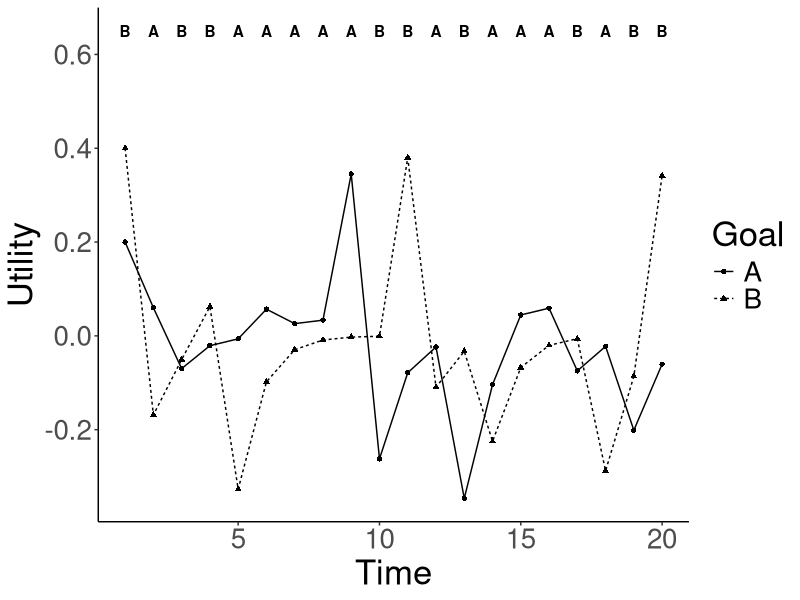
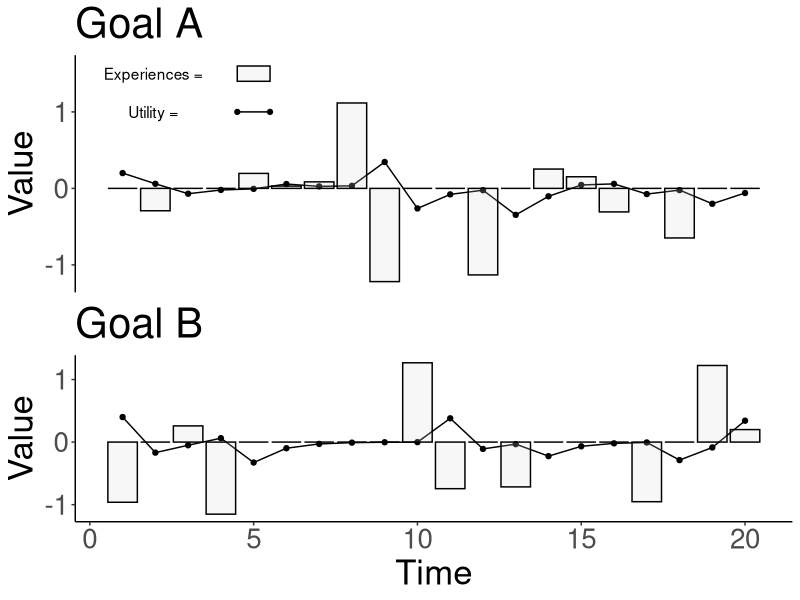

The R script that drew these images, in order:

# . -----------------------------------------------------------------------


# . -----------------------------------------------------------------------


# . -----------------------------------------------------------------------


# The Comp Model ----------------------------------------------------------

set.seed(3)


experience <- function(){
  
  value <- rnorm(1,0,1)
  return(value)
  
}

time <- 20
b0 <- 0.3
b1 <- 0.3
utility_a_start <- 0.2
utility_b_start <- 0.4


df_matrix <- matrix(, ncol = 8, nrow = time)
counter <- 0

for(i in 1:time){
  counter <- counter + 1
  
  
  
  
  
  
  # first time point --------------------------------------------------------
  
  
  if(i == 1){
    
    # time
    df_matrix[counter, 1] <- i
    # utility for goal A
    df_matrix[counter, 2] <- utility_a_start
    # utility for goal B
    df_matrix[counter, 3] <- utility_b_start
    # likelihood for goal A
    df_matrix[counter, 4] <- 1 / 1 + exp(df_matrix[counter, 2])
    likelihood_a <- df_matrix[counter, 4]
    # likelihood for goal B
    df_matrix[counter, 5] <- 1 / 1 + exp(df_matrix[counter, 3])
    likelihood_b <- df_matrix[counter, 5]
    # Goal choice
    choice <- NULL
    
    if(likelihood_a > likelihood_b){
      choice <- 1
    }else{
      choice <- 2
    }
    
    df_matrix[counter, 6] <- choice
    
    
    # Experience goal A if they choose A
    experience_a_b <- c(0,0)
    
    if(choice == 1){
      experience_a_b[1] <- experience()
    }else{
      experience_a_b[2] <- experience()
    }
    
    # experience for goal A
    df_matrix[counter, 7] <- experience_a_b[1]
    # experience for goal B
    df_matrix[counter, 8] <- experience_a_b[2]
    
    
    
    
    
    
    
    
    # other time points -------------------------------------------------------
    
    
  }else{
    
    
    
    # time
    df_matrix[counter, 1] <- i
    # utility for goal A
    df_matrix[counter, 2] <- b0*df_matrix[counter - 1, 2] + b1*df_matrix[counter - 1, 7]
    # utility for goal B
    df_matrix[counter, 3] <- b0*df_matrix[counter - 1, 3] + b1*df_matrix[counter - 1, 8]
    # likelihood for goal A
    df_matrix[counter, 4] <- 1 / 1 + exp(df_matrix[counter, 2])
    likelihood_a <- df_matrix[counter, 4]
    # likelihood for goal B
    df_matrix[counter, 5] <- 1 / 1 + exp(df_matrix[counter, 3])
    likelihood_b <- df_matrix[counter, 5]
    # Goal choice
    choice <- NULL
    
    if(likelihood_a > likelihood_b){
      choice <- 1
    }else{
      choice <- 2
    }
    
    df_matrix[counter, 6] <- choice
    
    
    # Experience goal A if they choose A
    experience_a_b <- c(0,0)
    
    if(choice == 1){
      experience_a_b[1] <- experience()
    }else{
      experience_a_b[2] <- experience()
    }
    
    # experience for goal A
    df_matrix[counter, 7] <- experience_a_b[1]
    # experience for goal B
    df_matrix[counter, 8] <- experience_a_b[2]
    
    
    
  }
  
  
  
}



# ... ---------------------------------------------------------------------


# ... ---------------------------------------------------------------------


# ... ---------------------------------------------------------------------


# Graphs ------------------------------------------------------------------



library(ggplot2)
library(tidyverse)
library(stringr)
library(stringi)
library(gridExtra)

df <- data.frame(df_matrix)
names(df) <- c('Time', 'Utility_a', 'Utility_b', 'Likelihood_a', 'Likelihood_b', 'Choice', 'Experience_a', 'Experience_b')

df_long <- df %>%
  gather(Utility_a, Utility_b, Likelihood_a, Likelihood_b, Experience_a, Experience_b, key = 'goal_initial', value = 'Utility') %>%
  mutate(Goal = 
           ifelse(goal_initial == 'Utility_a', 'A', 
                  ifelse(goal_initial == 'Utility_b', 'B', 
                         ifelse(goal_initial == 'Likelihood_a', 'A',
                                ifelse(goal_initial == 'Likelihood_b', 'B',
                                       ifelse(goal_initial == 'Experience_a', 'A', 'B'))))), 
  )

df_long$goal_initial <- str_replace(df_long$goal_initial, '_a', '')
df_long$goal_initial <- str_replace(df_long$goal_initial, '_b', '')

df_long <- df_long %>%
  spread(key = goal_initial, value = Utility)

df_long$Choice <- ifelse(df_long$Choice == 1, 'A', 'B')

df_long$Choice <- as.character(df_long$Choice)
df_long$Goal <- as.character(df_long$Goal)


df_text <- df_long %>%
  select(Time, Choice)

use_these <- seq(from = 1, to = 40, by = 2)

df_text <- df_text[use_these, ]
df_text$Utility <- c(rep(0.65, 20))
df_text$Goal <- df_text$Choice

# ... ---------------------------------------------------------------------


# ... ---------------------------------------------------------------------


# ... ---------------------------------------------------------------------


# Goal choice over time above utility ------------------------------------------------


plot1 <- ggplot(df_long, aes(x = Time, y = Utility, linetype = Goal, shape = Goal)) + 
  geom_point() + 
  geom_line() + 
  theme(panel.grid.major = element_blank(), panel.grid.minor = element_blank(),
        panel.background = element_blank(), axis.line = element_line(colour = "black")) +
  geom_text(data = df_text, aes(label = Choice, fontface = 'bold')) + 
  theme(text = element_text(size = 25))


plot1























# ... ---------------------------------------------------------------------


# ... ---------------------------------------------------------------------


# ... ---------------------------------------------------------------------


# Goal choice over time above utility and experiences ---------------------



# Tidy --------------------------------------------------------------------



df_long_long <- df %>%
  gather(Utility_b, Utility_a, Likelihood_a, Likelihood_b, Experience_a, Experience_b, key = 'variable', value = 'Value') %>%
  mutate(Goal = 
           ifelse(variable == 'Utility_b', 'B',
                  ifelse(variable == 'Likelihood_b', 'B', 
                         ifelse(variable == 'Experience_b', 'B',
                                ifelse(variable == 'Utility_a', 'A',
                                       ifelse(variable == 'Likelihood_a', 'A', 'A'))))))

df_long_long$variable <- str_replace(df_long_long$variable, '_b', '')
df_long_long$variable <- str_replace(df_long_long$variable, '_a', '')


df_wo_l <- df_long_long %>%
  filter(variable != 'Likelihood')

df_utility_a <- df_wo_l %>%
  filter(variable == 'Utility' & Goal == 'A')

df_exp_a <- df_wo_l %>%
  filter(variable == 'Experience' & Goal == 'A')

df_utility_b <- df_wo_l %>%
  filter(variable == 'Utility' & Goal == 'B')

df_exp_b <- df_wo_l %>%
  filter(variable == 'Experience' & Goal == 'B')


# Plots -------------------------------------------------------------------



ue_a <- ggplot() + 
  geom_point(data = df_utility_a, aes(x = Time, y = Value)) + 
  geom_line(data = df_utility_a, aes(x = Time, y = Value)) + 
  geom_bar(data = df_exp_a, stat = 'identity', aes(x = Time, y = Value), fill = 'gray85', color = 'black', alpha = 0.2) +
  theme(panel.grid.major = element_blank(), panel.grid.minor = element_blank(),
        panel.background = element_blank(), axis.line.y = element_line(colour = "black",),
        axis.line.x = element_blank(),
        axis.text.x = element_blank()) +
  scale_x_continuous(breaks = NULL) + 
  labs(title = 'Goal A') +
  xlab(NULL) +
  annotate('text', x = 2, y = 1.5, label = 'Experiences = ') + 
  annotate('rect', xmin = 4.5, xmax = 5.5, ymin = 1.4, ymax = 1.6, alpha = 0.2, color = 'black', fill = 'gray85') + 
  annotate('text', x = 2, y = 1, label = 'Utility = ') + 
  annotate('segment', x = 4.5, xend = 5.5, y = 1, yend = 1, color = 'black') +
  annotate('pointrange', x = 4.5, y = 1, ymin = 1, ymax = 1, color = 'black', size = 0.2) +
  annotate('pointrange', x = 5.5, y = 1, ymin = 1, ymax = 1, color = 'black', size = 0.2) + 
  theme(text = element_text(size = 25))



ue_b <- ggplot() + 
  geom_point(data = df_utility_b, aes(x = Time, y = Value)) + 
  geom_line(data = df_utility_b, aes(x = Time, y = Value)) + 
  geom_bar(data = df_exp_b, stat = 'identity', aes(x = Time, y = Value), fill = 'gray85', color = 'black', alpha = 0.2) +
  theme(panel.grid.major = element_blank(), panel.grid.minor = element_blank(),
        panel.background = element_blank(), axis.line = element_line(colour = "black")) +
  labs(title = 'Goal B') + 
  theme(text = element_text(size = 25)) + 
  scale_y_continuous(breaks = c(-1, 0, 1), labels = c(-1, 0, 1))


grid.arrange(ue_a, ue_b)
